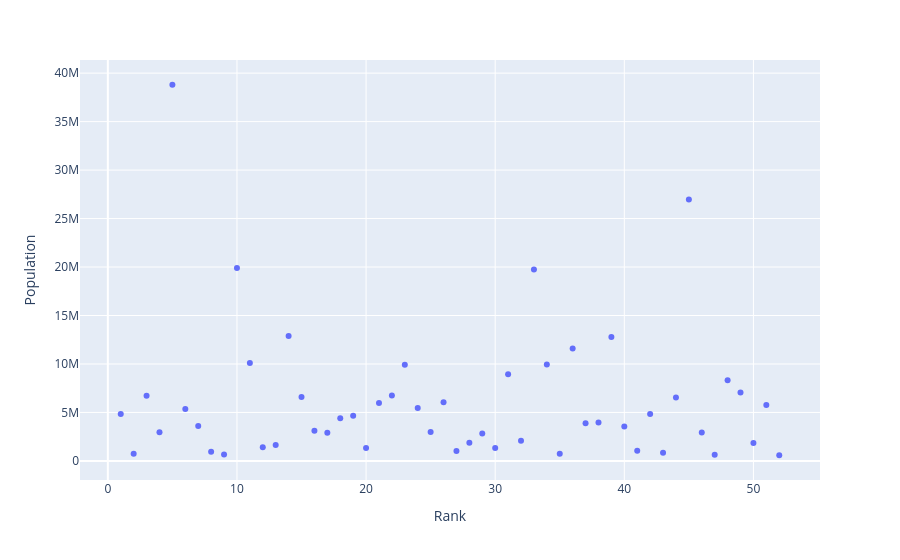

Here is the notebook cell this chart was saved with:
### Code cell
px.scatter(data_frame,x='Rank',y='Population',hover_data=['State','Postal'])

### Figure 1 — Plotly figure (JSON) as saved in the notebook; plotly's stock layout.template omitted (floating-point values rounded to 4 significant figures)
{"data": [{"customdata": [["Alabama", "AL"], ["Alaska", "AK"], ["Arizona", "AZ"], ["Arkansas", "AR"], ["California", "CA"], ["Colorado", "CO"], ["Connecticut", "CT"], ["Delaware", "DE"], ["District of Columbia", "DC"], ["Florida", "FL"], ["Georgia", "GA"], ["Hawaii", "HI"], ["Idaho", "ID"], ["Illinois", "IL"], ["Indiana", "IN"], ["Iowa", "IA"], ["Kansas", "KS"], ["Kentucky", "KY"], ["Louisiana", "LA"], ["Maine", "ME"], ["Maryland", "MD"], ["Massachusetts", "MA"], ["Michigan", "MI"], ["Minnesota", "MN"], ["Mississippi", "MS"], ["Missouri", "MO"], ["Montana", "MT"], ["Nebraska", "NE"], ["Nevada", "NV"], ["New Hampshire", "NH"], ["New Jersey", "NJ"], ["New Mexico", "NM"], ["New York", "NY"], ["North Carolina", "NC"], ["North Dakota", "ND"], ["Ohio", "OH"], ["Oklahoma", "OK"], ["Oregon", "OR"], ["Pennsylvania", "PA"], ["Puerto Rico", "PR"], ["Rhode Island", "RI"], ["South Carolina", "SC"], ["South Dakota", "SD"], ["Tennessee", "TN"], ["Texas", "TX"], ["Utah", "UT"], ["Vermont", "VT"], ["Virginia", "VA"], ["Washington", "WA"], ["West Virginia", "WV"], ["Wisconsin", "WI"], ["Wyoming", "WY"]], "hovertemplate": "Rank=%{x}<br>Population=%{y}<br>State=%{customdata[0]}<br>Postal=%{customdata[1]}<extra></extra>", "legendgroup": "", "marker": {"color": "#636efa", "symbol": "circle"}, "mode": "markers", "name": "", "orientation": "v", "showlegend": false, "type": "scatter", "x": [1, 2, 3, 4, 5, 6, 7, 8, 9, 10, 11, 12, 13, 14, 15, 16, 17, 18, 19, 20, 21, 22, 23, 24, 25, 26, 27, 28, 29, 30, 31, 32, 33, 34, 35, 36, 37, 38, 39, 40, 41, 42, 43, 44, 45, 46, 47, 48, 49, 50, 51, 52], "xaxis": "x", "y": [4849377, 736732, 6731484, 2966369, 38802500, 5355866, 3596677, 935614, 658893, 19893297, 10097343, 1419561, 1634464, 12880580, 6596855, 3107126, 2904021, 4413457, 4649676, 1330089, 5976407, 6745408, 9909877, 5457173, 2994079, 6063589, 1023579, 1881503, 2839098, 1326813, 8938175, 2085572, 19746227, 9943964, 739482, 11594163, 3878051, 3970239, 12787209, 3548397, 1055173, 4832482, 853175, 6549352, 26956958, 2942902, 626562, 8326289, 7061530, 1850326, 5757564, 584153], "yaxis": "y"}], "layout": {"legend": {"tracegroupgap": 0}, "margin": {"t": 60}, "xaxis": {"anchor": "y", "domain": [0, 1], "title": {"text": "Rank"}}, "yaxis": {"anchor": "x", "domain": [0, 1], "title": {"text": "Population"}}}}
